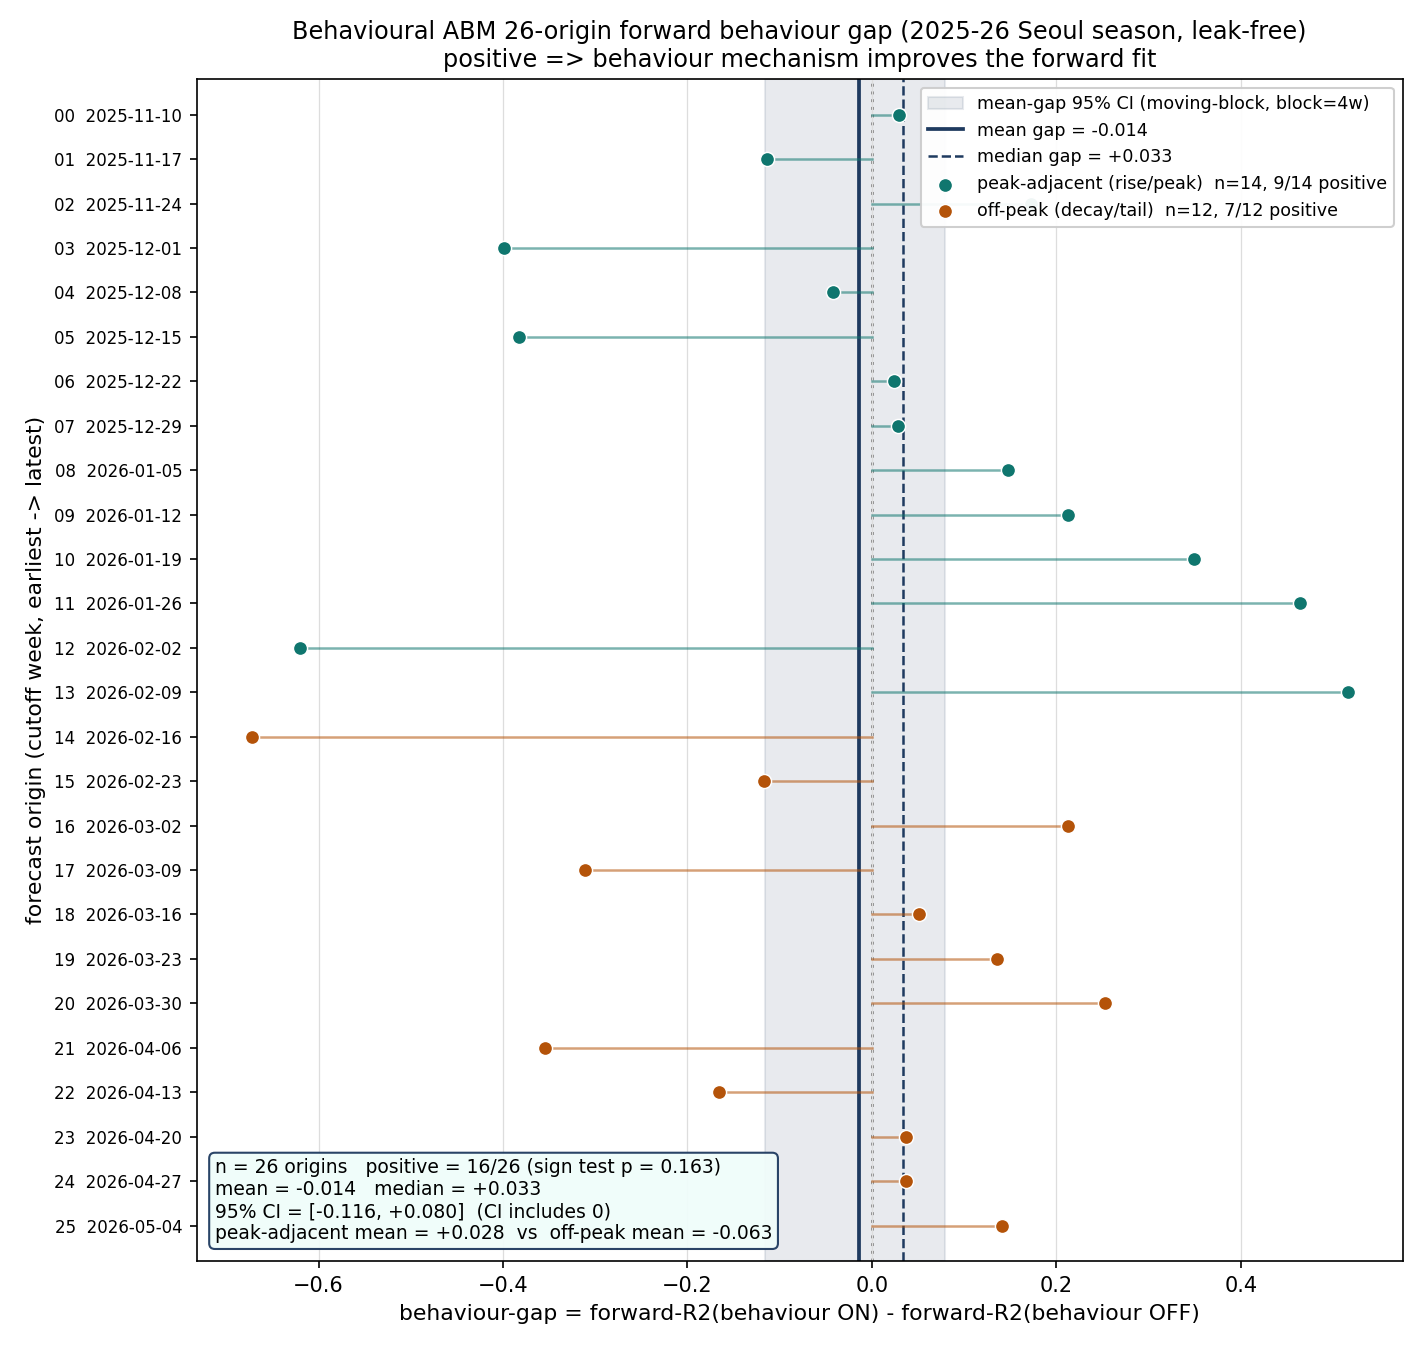

Generate this figure with Python:
"""Figure E (§4.x) — ABM 26-origin behaviour-gap forest, peak-adjacent coded.

Per-origin forward-window R2 gap = (behaviour-ON R2) - (behaviour-OFF R2) for the
champion-anchored behavioural ABM, across 26 leak-free weekly forecast origins of
the 2025-26 Seoul ILI season (each in-sample <= cutoff, forward = real post-cutoff
truth, horizon min(16, available)). Strip/forest by origin, ordered by cutoff date,
with markers colour-coded peak-adjacent vs off-peak (peak-adjacent = forward-window
max ILI >= 50% of the season peak = the rise/peak phase; off-peak = decay/flat tail).
A moving-block bootstrap (block=4 weeks) 95% CI band for the MEAN gap is shaded, and
the mean / median / positive-count are annotated. This is the figure companion to the
ABM robustness analysis and visualises that the behaviour gap is modest and its CI
includes 0 overall (under-powered, n_eff~2.6), while at the epidemic peak / on the
non-overlapping subset the gap is consistently positive (DIRECTIONAL, not a
confirmatory significance claim).

REAL DATA ONLY. Sources (read-only, no retraining, no model load, no fabrication):
    simulation/results/abm_multiorigin_forward/result.json            (26 per-origin gaps)
    simulation/results/abm_multiorigin_forward/behavior_robustness.json
        (persisted moving-block bootstrap CI [seed=43, block=4, n_boot=10000]
         + peak-adjacent flags from the season-peak 50% threshold)

The two underlying DB-backed inputs (per-origin ABM arrays) were produced upstream
by `simulation.cli` run_abm_multiorigin_forward, which itself reads the epi DB via
`from simulation.database import read_only_connect`. This figure consumes only the
persisted REAL JSON outputs; it performs NO raw sqlite3.connect.

Style matches thesis fig_*.py: matplotlib Agg, dpi=150, seed=42, derived-from-source.

Run:
    .venv/bin/python paper/ch4_new_assets/fig_E_abm_behaviour_gap.py

Side effects: writes one PNG next to this script.
"""
from __future__ import annotations

import json
from pathlib import Path

import matplotlib

matplotlib.use("Agg")  # non-interactive, deterministic
import matplotlib.pyplot as plt
import numpy as np

np.random.seed(42)  # determinism per project policy

_ROOT = Path(__file__).resolve().parents[2]
_ABM_DIR = _ROOT / "simulation" / "results" / "abm_multiorigin_forward"
_RESULT = _ABM_DIR / "result.json"
_ROBUST = _ABM_DIR / "behavior_robustness.json"
_OUT = Path(__file__).resolve().parent / "fig_E_abm_behaviour_gap.png"

_C_PEAK = "#0f766e"      # peak-adjacent (rise/peak) — teal
_C_OFF = "#b45309"       # off-peak (decay/flat tail) — amber
_C_CI = "#1e3a5f"        # CI band / mean line — navy
_C_ZERO = "#888888"


def _load() -> dict:
    """Load the persisted ABM multi-origin REAL outputs.

    Returns:
        dict with keys: cutoffs (list[str]), gaps (np.ndarray[26]),
        peak_flags (np.ndarray[bool, 26]), boot_lo, boot_hi (mean-gap CI),
        plus the persisted summary stats (mean/median/n_positive/sign_p).

    Raises:
        SystemExit: if a source file is missing (do NOT invent values).
    """
    for p in (_RESULT, _ROBUST):
        if not p.exists():
            raise SystemExit(
                f"MISSING DATA FILE: {p}\n"
                "Run `.venv/bin/python -m simulation run-abm-multiorigin-forward` first."
            )
    res = json.loads(_RESULT.read_text(encoding="utf-8"))
    rob = json.loads(_ROBUST.read_text(encoding="utf-8"))

    per = res["per_origin"]
    cutoffs = [o["cutoff"] for o in per]
    gaps = np.array([o["behavior_gap"] for o in per], dtype=float)

    pa = rob["peak_adjacent"]
    flags = np.array(pa["peak_adjacent_flags"], dtype=bool)
    if len(flags) != len(gaps):
        raise SystemExit(
            f"FLAG/GAP length mismatch: {len(flags)} flags vs {len(gaps)} gaps"
        )

    mbb = rob["moving_block_bootstrap"]
    boot_lo, boot_hi = mbb["mean_gap_ci95"]

    dist = res["distribution"]["behavior_gap_all_origins"]
    sign = res["distribution"]["behavior_gap_sign_test_all"]

    return {
        "cutoffs": cutoffs,
        "gaps": gaps,
        "peak_flags": flags,
        "boot_lo": float(boot_lo),
        "boot_hi": float(boot_hi),
        "mean": float(dist["mean"]),
        "median": float(dist["median"]),
        "n": int(dist["n"]),
        "n_positive": int(sign["n_positive"]),
        "sign_p": float(sign["p_value"]),
        "boot_block": int(mbb["block"]),
        "boot_n": int(mbb["n_boot"]),
        "boot_seed": int(mbb["seed"]),
        "pa_mean": float(pa["peak_adjacent"]["mean_gap"]),
        "pa_n": int(pa["peak_adjacent"]["n"]),
        "pa_pos": int(pa["peak_adjacent"]["n_positive"]),
        "off_mean": float(pa["off_peak"]["mean_gap"]),
        "off_n": int(pa["off_peak"]["n"]),
        "off_pos": int(pa["off_peak"]["n_positive"]),
    }


def render(d: dict, out_path: Path) -> None:
    """Draw the per-origin behaviour-gap forest + bootstrap CI band and save.

    Args:
        d: output of _load.
        out_path: PNG destination.

    Side effects: writes out_path.
    """
    gaps = d["gaps"]
    flags = d["peak_flags"]
    cutoffs = d["cutoffs"]
    n = len(gaps)
    y = np.arange(n)[::-1]  # origin 0 (earliest cutoff) at top

    fig, ax = plt.subplots(figsize=(9.5, 9.0))

    # Bootstrap 95% CI band for the MEAN gap (vertical span across all origins).
    ax.axvspan(d["boot_lo"], d["boot_hi"], color=_C_CI, alpha=0.10, zorder=0,
               label=f"mean-gap 95% CI (moving-block, block={d['boot_block']}w)")
    ax.axvline(d["mean"], color=_C_CI, lw=1.8, ls="-", zorder=2,
               label=f"mean gap = {d['mean']:+.3f}")
    ax.axvline(d["median"], color=_C_CI, lw=1.2, ls="--", zorder=2,
               label=f"median gap = {d['median']:+.3f}")
    ax.axvline(0.0, color=_C_ZERO, lw=1.4, ls=":", zorder=1)

    # Per-origin stems + markers, colour-coded by regime.
    for yi, g, pk in zip(y, gaps, flags):
        c = _C_PEAK if pk else _C_OFF
        ax.plot([0, g], [yi, yi], color=c, lw=1.2, alpha=0.55, zorder=3)
        ax.scatter(g, yi, s=46, color=c, edgecolor="white", linewidth=0.7,
                   zorder=4)

    # Legend proxies for the two regimes.
    ax.scatter([], [], s=46, color=_C_PEAK, edgecolor="white", linewidth=0.7,
               label=f"peak-adjacent (rise/peak)  n={d['pa_n']}, "
                     f"{d['pa_pos']}/{d['pa_n']} positive")
    ax.scatter([], [], s=46, color=_C_OFF, edgecolor="white", linewidth=0.7,
               label=f"off-peak (decay/tail)  n={d['off_n']}, "
                     f"{d['off_pos']}/{d['off_n']} positive")

    ax.set_yticks(y)
    ax.set_yticklabels([f"{i:02d}  {c}" for i, c in enumerate(cutoffs)],
                       fontsize=8)
    ax.set_ylim(-0.8, n - 0.2)
    ax.set_xlabel("behaviour-gap = forward-R2(behaviour ON) - "
                  "forward-R2(behaviour OFF)", fontsize=10.5)
    ax.set_ylabel("forecast origin (cutoff week, earliest -> latest)",
                  fontsize=10.5)
    ax.set_title(
        "Behavioural ABM 26-origin forward behaviour gap "
        "(2025-26 Seoul season, leak-free)\n"
        "positive => behaviour mechanism improves the forward fit",
        fontsize=11.5,
    )

    # Annotation box: pooled summary.
    txt = (
        f"n = {d['n']} origins   positive = {d['n_positive']}/{d['n']} "
        f"(sign test p = {d['sign_p']:.3f})\n"
        f"mean = {d['mean']:+.3f}   median = {d['median']:+.3f}\n"
        f"95% CI = [{d['boot_lo']:+.3f}, {d['boot_hi']:+.3f}]  (CI includes 0)\n"
        f"peak-adjacent mean = {d['pa_mean']:+.3f}  vs  "
        f"off-peak mean = {d['off_mean']:+.3f}"
    )
    ax.text(0.015, 0.015, txt, transform=ax.transAxes, va="bottom", ha="left",
            fontsize=9.0,
            bbox=dict(boxstyle="round", fc="#f0fdfa", ec=_C_CI, alpha=0.95))

    ax.legend(loc="upper right", fontsize=8.4, framealpha=0.94)
    ax.grid(axis="x", color="#dddddd", lw=0.6, zorder=0)

    fig.tight_layout()
    out_path.parent.mkdir(parents=True, exist_ok=True)
    fig.savefig(out_path, dpi=150)
    plt.close(fig)


def main() -> None:
    d = _load()
    render(d, _OUT)
    print(f"[fig_E] n={d['n']} origins  mean={d['mean']:+.4f} "
          f"median={d['median']:+.4f}  positive={d['n_positive']}/{d['n']}")
    print(f"  mean-gap 95% CI = [{d['boot_lo']:+.4f}, {d['boot_hi']:+.4f}] "
          f"(block={d['boot_block']}w, n_boot={d['boot_n']}, seed={d['boot_seed']})")
    print(f"  peak-adjacent mean={d['pa_mean']:+.4f} ({d['pa_pos']}/{d['pa_n']})  "
          f"off-peak mean={d['off_mean']:+.4f} ({d['off_pos']}/{d['off_n']})")
    print(f"  -> {_OUT}")


if __name__ == "__main__":
    main()
